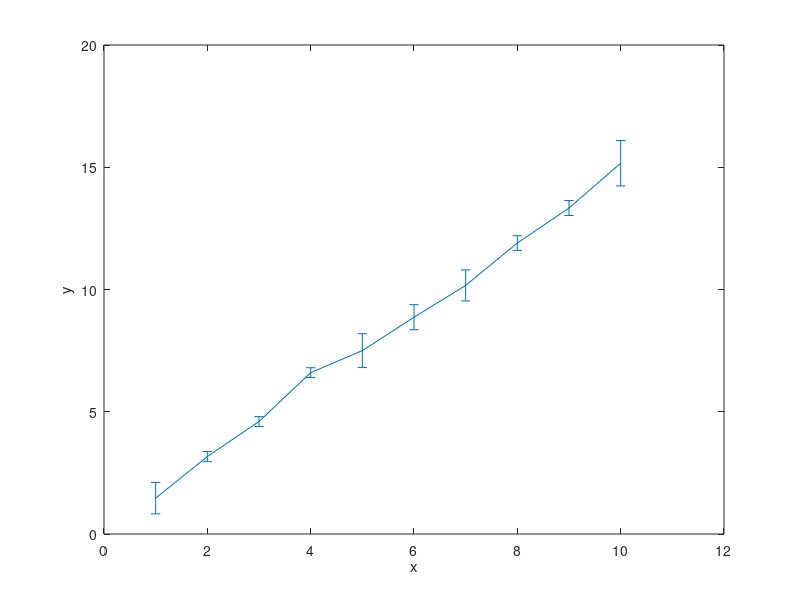
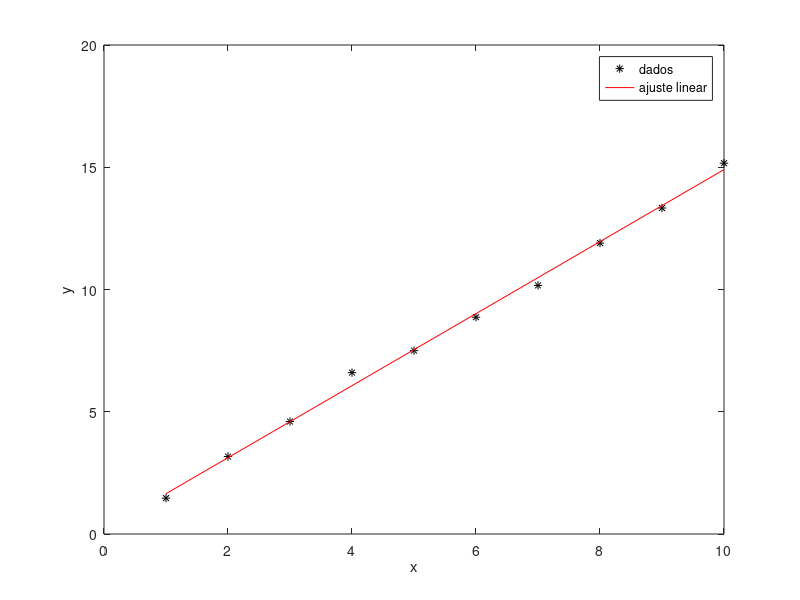

The MATLAB script that drew these images, in order:
x = 1:10;
y = [1, 3, 4.8, 6.6, 8.3, 9.0, 9.8, 11.6, 13.0, 16.2;     1.2, 3.4, 4.4, 6.4, 7.1, 8.3, 9.8, 12.2, 13.4, 14.9;     2.2, 3.1, 4.6, 6.8, 7.1, 9.3, 10.9, 11.9, 13.6, 14.4]; 

ymean = mean(y,1); %calcular a media 
desvio = std(y,0,1); %calcular o desvio padrao

figure(); %criar o grafico das medias com barra de erro
errorbar(x,ymean,desvio)
xlabel('x');
ylabel('y');

figure() %ajuste linear
p = polyfit(x,ymean,1) %retorna os coeficientes do ajuste linear
yfit = polyval(p,x);  %avalia o ajuste linear nos valores de x
plot(x, ymean, '*k', x, yfit, 'r') %grafico com os dados e o ajuste
xlabel('x');
ylabel('y');
legend('dados','ajuste linear')